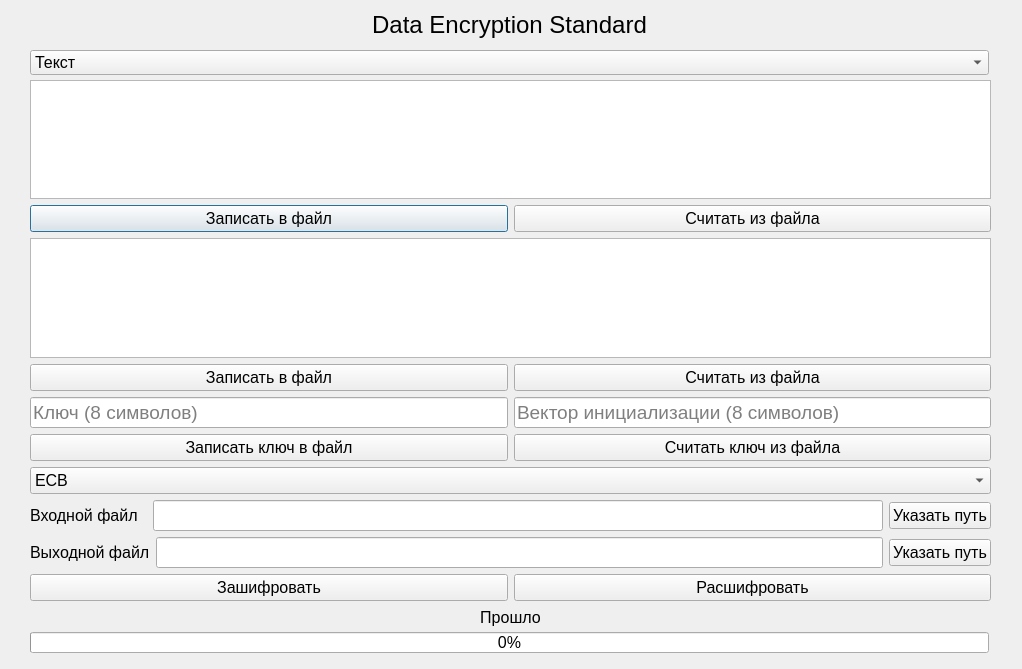
<?xml version="1.0" encoding="UTF-8"?>
<ui version="4.0">
 <class>DES</class>
 <widget class="QDialog" name="DES">
  <property name="geometry">
   <rect>
    <x>0</x>
    <y>0</y>
    <width>1022</width>
    <height>669</height>
   </rect>
  </property>
  <property name="windowTitle">
   <string>DES</string>
  </property>
  <widget class="QWidget" name="layoutWidget">
   <property name="geometry">
    <rect>
     <x>30</x>
     <y>80</y>
     <width>961</width>
     <height>521</height>
    </rect>
   </property>
   <layout class="QVBoxLayout" name="verticalLayout">
    <item>
     <widget class="QTextEdit" name="input">
      <property name="font">
       <font>
        <pointsize>14</pointsize>
       </font>
      </property>
     </widget>
    </item>
    <item>
     <layout class="QHBoxLayout" name="horizontalLayout_6">
      <item>
       <widget class="QPushButton" name="writeInputToFileButton">
        <property name="font">
         <font>
          <pointsize>12</pointsize>
         </font>
        </property>
        <property name="text">
         <string>Записать в файл</string>
        </property>
       </widget>
      </item>
      <item>
       <widget class="QPushButton" name="readInputFromFileButton">
        <property name="font">
         <font>
          <pointsize>12</pointsize>
         </font>
        </property>
        <property name="text">
         <string>Считать из файла</string>
        </property>
       </widget>
      </item>
     </layout>
    </item>
    <item>
     <widget class="QTextEdit" name="output">
      <property name="font">
       <font>
        <pointsize>14</pointsize>
       </font>
      </property>
      <property name="readOnly">
       <bool>true</bool>
      </property>
     </widget>
    </item>
    <item>
     <layout class="QHBoxLayout" name="horizontalLayout_7">
      <item>
       <widget class="QPushButton" name="writeOutputToFileButton">
        <property name="font">
         <font>
          <pointsize>12</pointsize>
         </font>
        </property>
        <property name="text">
         <string>Записать в файл</string>
        </property>
       </widget>
      </item>
      <item>
       <widget class="QPushButton" name="readOutputFromFileButton">
        <property name="font">
         <font>
          <pointsize>12</pointsize>
         </font>
        </property>
        <property name="text">
         <string>Считать из файла</string>
        </property>
       </widget>
      </item>
     </layout>
    </item>
    <item>
     <layout class="QHBoxLayout" name="horizontalLayout_3">
      <item>
       <widget class="QLineEdit" name="key">
        <property name="font">
         <font>
          <pointsize>14</pointsize>
         </font>
        </property>
        <property name="focusPolicy">
         <enum>Qt::WheelFocus</enum>
        </property>
        <property name="text">
         <string/>
        </property>
        <property name="placeholderText">
         <string>Ключ (8 символов)</string>
        </property>
       </widget>
      </item>
      <item>
       <widget class="QLineEdit" name="initVect">
        <property name="font">
         <font>
          <pointsize>14</pointsize>
         </font>
        </property>
        <property name="placeholderText">
         <string>Вектор инициализации (8 символов)</string>
        </property>
       </widget>
      </item>
     </layout>
    </item>
    <item>
     <layout class="QHBoxLayout" name="horizontalLayout_8">
      <item>
       <widget class="QPushButton" name="writeKeyToFileButton">
        <property name="font">
         <font>
          <pointsize>12</pointsize>
         </font>
        </property>
        <property name="text">
         <string>Записать ключ в файл</string>
        </property>
       </widget>
      </item>
      <item>
       <widget class="QPushButton" name="readKeyFromFileButton">
        <property name="font">
         <font>
          <pointsize>12</pointsize>
         </font>
        </property>
        <property name="text">
         <string>Считать ключ из файла</string>
        </property>
       </widget>
      </item>
     </layout>
    </item>
    <item>
     <widget class="QComboBox" name="mode">
      <property name="font">
       <font>
        <pointsize>12</pointsize>
       </font>
      </property>
      <property name="layoutDirection">
       <enum>Qt::LeftToRight</enum>
      </property>
      <item>
       <property name="text">
        <string>ECB</string>
       </property>
      </item>
      <item>
       <property name="text">
        <string>CBC</string>
       </property>
      </item>
      <item>
       <property name="text">
        <string>CFB</string>
       </property>
      </item>
      <item>
       <property name="text">
        <string>OFB</string>
       </property>
      </item>
     </widget>
    </item>
    <item>
     <layout class="QHBoxLayout" name="horizontalLayout">
      <item>
       <widget class="QLabel" name="inputFileText">
        <property name="font">
         <font>
          <pointsize>12</pointsize>
         </font>
        </property>
        <property name="text">
         <string>Входной файл  </string>
        </property>
       </widget>
      </item>
      <item>
       <widget class="QLineEdit" name="inputFilePath">
        <property name="font">
         <font>
          <pointsize>14</pointsize>
         </font>
        </property>
       </widget>
      </item>
      <item>
       <widget class="QPushButton" name="inputFilePathButton">
        <property name="font">
         <font>
          <pointsize>12</pointsize>
         </font>
        </property>
        <property name="text">
         <string>Указать путь</string>
        </property>
       </widget>
      </item>
     </layout>
    </item>
    <item>
     <layout class="QHBoxLayout" name="horizontalLayout_2">
      <item>
       <widget class="QLabel" name="outputFileText">
        <property name="font">
         <font>
          <pointsize>12</pointsize>
         </font>
        </property>
        <property name="text">
         <string>Выходной файл</string>
        </property>
       </widget>
      </item>
      <item>
       <widget class="QLineEdit" name="outputFilePath">
        <property name="font">
         <font>
          <pointsize>14</pointsize>
         </font>
        </property>
       </widget>
      </item>
      <item>
       <widget class="QPushButton" name="outputFilePathButton">
        <property name="font">
         <font>
          <pointsize>12</pointsize>
         </font>
        </property>
        <property name="text">
         <string>Указать путь</string>
        </property>
       </widget>
      </item>
     </layout>
    </item>
    <item>
     <layout class="QHBoxLayout" name="horizontalLayout_5">
      <item>
       <widget class="QPushButton" name="encrypt">
        <property name="font">
         <font>
          <pointsize>12</pointsize>
         </font>
        </property>
        <property name="text">
         <string>Зашифровать</string>
        </property>
       </widget>
      </item>
      <item>
       <widget class="QPushButton" name="decrypt">
        <property name="font">
         <font>
          <pointsize>12</pointsize>
         </font>
        </property>
        <property name="text">
         <string>Расшифровать</string>
        </property>
       </widget>
      </item>
     </layout>
    </item>
   </layout>
  </widget>
  <widget class="QLabel" name="cypherName">
   <property name="geometry">
    <rect>
     <x>30</x>
     <y>10</y>
     <width>959</width>
     <height>29</height>
    </rect>
   </property>
   <property name="font">
    <font>
     <pointsize>18</pointsize>
    </font>
   </property>
   <property name="text">
    <string>Data Encryption Standard</string>
   </property>
   <property name="alignment">
    <set>Qt::AlignCenter</set>
   </property>
  </widget>
  <widget class="QComboBox" name="type">
   <property name="geometry">
    <rect>
     <x>30</x>
     <y>50</y>
     <width>959</width>
     <height>25</height>
    </rect>
   </property>
   <property name="font">
    <font>
     <pointsize>12</pointsize>
    </font>
   </property>
   <item>
    <property name="text">
     <string>Текст</string>
    </property>
   </item>
   <item>
    <property name="text">
     <string>Файл</string>
    </property>
   </item>
  </widget>
  <widget class="QProgressBar" name="progressBar">
   <property name="geometry">
    <rect>
     <x>30</x>
     <y>632</y>
     <width>959</width>
     <height>21</height>
    </rect>
   </property>
   <property name="font">
    <font>
     <pointsize>12</pointsize>
    </font>
   </property>
   <property name="value">
    <number>0</number>
   </property>
   <property name="textDirection">
    <enum>QProgressBar::TopToBottom</enum>
   </property>
  </widget>
  <widget class="QLabel" name="timeSpentText">
   <property name="geometry">
    <rect>
     <x>30</x>
     <y>607</y>
     <width>961</width>
     <height>20</height>
    </rect>
   </property>
   <property name="font">
    <font>
     <pointsize>12</pointsize>
    </font>
   </property>
   <property name="text">
    <string>Прошло</string>
   </property>
   <property name="alignment">
    <set>Qt::AlignCenter</set>
   </property>
  </widget>
 </widget>
 <resources/>
 <connections/>
</ui>
